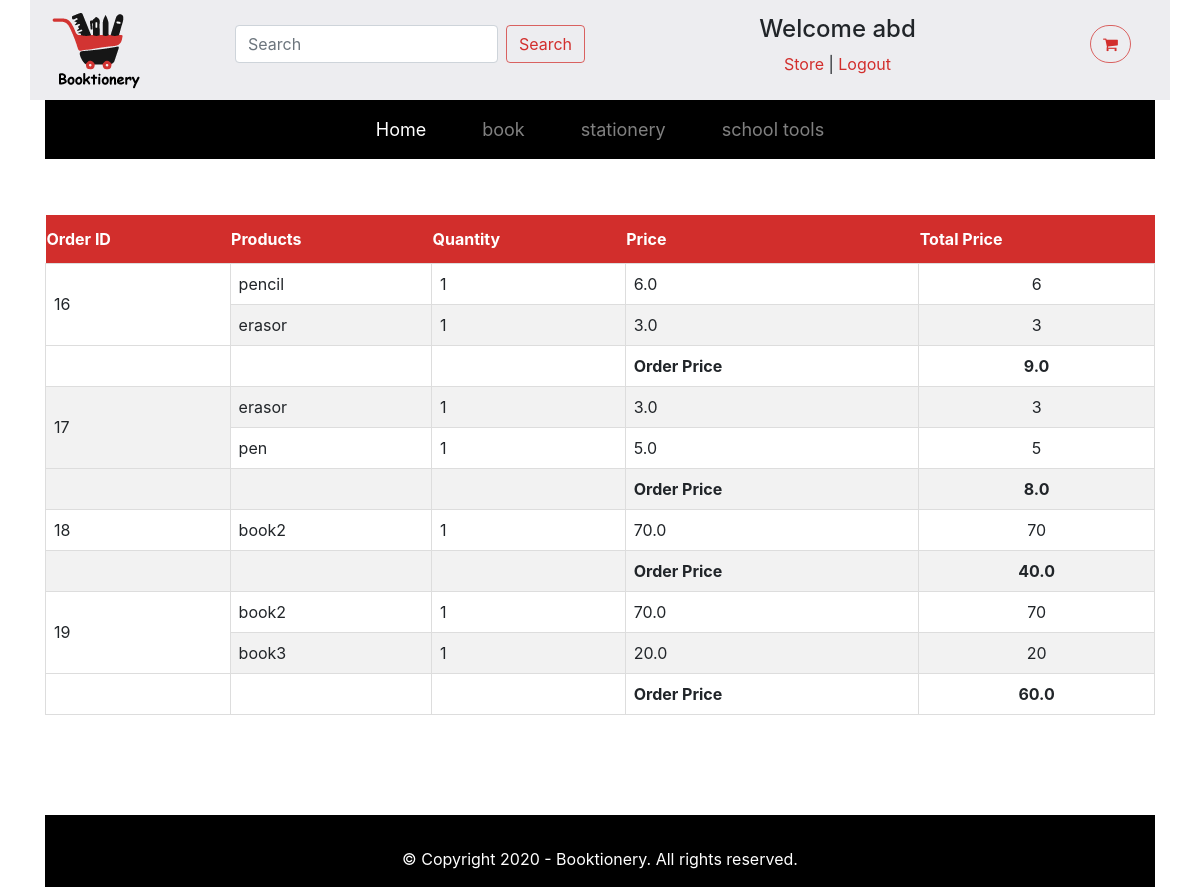
/1 (signed in), run on the app's committed database.
### booktioneryapp/models.py (models this page shows)
class Category(models.Model):
    name = models.CharField(max_length=255)
    created_at = models.DateTimeField(auto_now_add=True)
    updated_at = models.DateTimeField(auto_now=True)

class Order(models.Model):
    user = models.ForeignKey(User, related_name="user_orders", on_delete = models.CASCADE)
    created_at = models.DateTimeField(auto_now_add=True)
    updated_at = models.DateTimeField(auto_now=True)
    total_price = models.FloatField(null=True)

class Cart(models.Model):
    user = models.ForeignKey(User, related_name="user_cart", on_delete = models.CASCADE)
    product = models.ForeignKey(Product, related_name="product_cart", on_delete = models.CASCADE)
    order = models.ForeignKey(Order, related_name="order_cart",null=True, on_delete = models.CASCADE)
    quantity=models.DecimalField(decimal_places=0, max_digits=2)
    deleted = models.DecimalField(decimal_places=0, max_digits=1)
    created_at = models.DateTimeField(auto_now_add=True)
    updated_at = models.DateTimeField(auto_now=True)

class Product(models.Model):
    name = models.CharField(max_length=255)
    description = models.TextField()
    price = models.FloatField()
    cat= models.ForeignKey(Category, related_name="Category_products", on_delete = models.CASCADE)
    available_quantity = models.IntegerField()
    img = models.CharField(max_length=255)
    updated_at = models.DateTimeField(auto_now=True)

### booktioneryapp/views.py (the view)
# urls.py: path('<int:id>',views.user_profile ),
def user_profile(request,id):
    category_list = models.all_categorys()
    user_orders = models.user_orders(id)
    if 'user_id' in request.session:
        context = {
            'first_name':request.session['first_name'],
            'last_name':request.session['last_name'],
            'user_id':request.session['user_id'],
            'categorys':category_list,
            'user_orders':user_orders,
            'pos':'my_profile',
        }
        return render(request,'user.html',context)

### booktioneryapp/models.py (called while the page is built)
def user_orders(user_id):
    user = User.objects.get(id=user_id)
    orders = user.user_orders.all()
    return orders

def all_categorys():
    category_list = Category.objects.all()
    return category_list

### booktioneryapp/templates/user.html (shortened to what this page needs)
{% include "header/header_s2.html" %}
<!DOCTYPE html>
<html lang="en">
<head>
    <link rel="stylesheet" href="https://stackpath.bootstrapcdn.com/bootstrap/4.1.3/css/bootstrap.min.css">
    {% load static %}
    <link rel="stylesheet" href="{% static 'css/style.css' %}" />
</head>
<body>
  <div class="container">
    <table class="user_table">
          <tr>
            <th>Order ID</th>
            <th>Products</th>
            <th>Quantity</th>
            <th>Price</th>
            <th>Total Price</th>
          </tr>
        <tbody>
          {%for order in user_orders%}
          <tr>
            <td rowspan={{order.order_cart.all.count}}>{{order.id}}</td>{%for item in order.order_cart.all%}
            <td>{{item.product.name}}</td><td>{{item.quantity}}</td><td>{{item.product.price}}</td><td>{% widthratio item.product.price 1 item.quantity%}</td>
          </tr>
          {%endfor%}
          <tr><td></td><td></td><td></td><td><b>Order Price</b></td><td><b>{{order.total_price}}</b></td></tr>
          {%endfor%}
        </tbody>
      </table>
    </div>
    {% include "footer/footer.html" %}
</body>
</html>

### booktioneryapp/templates/header/header_s2.html (shortened to what this page needs)
<!DOCTYPE html>
<html lang="en">
    <head>
        {% load static %}
        <link href="https://cdn.jsdelivr.net/npm/bootstrap@5.0.0-beta1/dist/css/bootstrap.min.css" rel="stylesheet"
>
        <link rel="stylesheet" href="https://cdnjs.cloudflare.com/ajax/libs/font-awesome/4.7.0/css/font-awesome.min.css">
        <link rel="stylesheet" href="{% static 'css/header.css' %}">
        <link rel="stylesheet" href="//code.jquery.com/ui/1.12.1/themes/base/jquery-ui.css">
        <link rel="stylesheet" href="https://maxcdn.bootstrapcdn.com/bootstrap/4.5.2/css/bootstrap.min.css">
    </head>
<body>
    <div class="container">
        <div class="row space-between header">
            <div class="logo-img col-lg-2 ">
                <img src="{% static 'img/logo.png' %}" alt="booktionery logo">
            </div>
            <div class="search col-lg-4">
                <form class="d-flex" action="/search" method="POST">
                    <input name="product" id="product" class="form-control me-2 product" type="search"
                        placeholder="Search" aria-label="Search">
                    <button class="btn btn-outline-success" type="submit">Search</button>
                </form>
            </div>
            <div class="col-lg-5 space-between">
                {% if user_id and pos == 'my_profile' %}
                <div class="center">
                    <h4>Welcome {{first_name}}</h4>
                    <a class="anchor" href="/success">Store</a> | <a class="anchor" href="/logout">Logout</a>
                </div>
                {% endif %}
            </div>
            <div class="col-lg-1">
                <form action="" method="POST">
                    <a class="btn btn-outline-success btn-m btn-border cart" href="/cart/{{user_id}}"><i class="fa fa-shopping-cart" aria-hidden="true"></i> {{request.session.cart}}</a>
                </form>
            </div>
        </div>
        <nav class="navbar navbar-expand-lg navbar-dark">
            <div class="container-fluid">
                <div class="collapse navbar-collapse space-around" id="navbarNavDropdown">
                    <ul class="navbar-nav navbar-dark">
                        <li class="nav-item">
                            {% if user_id %}
                            <a class="nav-link active" aria-current="page" href="/success">Home</a>
                            {% endif %}
                        </li>
                        {% for category in categorys %}
                        {% if category.name != 'school_tools' %}
                        <li class="nav-item">
                            {% if user_id %}
                            <a class="nav-link" href="/success/products/{{category.name}}">{{category.name}}</a>
                            {% endif %}
                        </li>
                        {% endif %}
                        {% if category.name == 'school_tools' %}
                        <li class="nav-item">
                            {% if user_id %}
                            <a class="nav-link" href="/success/products/{{category.name}}">school tools</a>
                            {% endif %}
                        </li>
                        {% endif %}
                        {% endfor %}
                    </ul>
                </div>
            </div>
        </nav>
    </div>
</body>
</html>

### booktioneryapp/static/css/header.css (style rules this page uses)
body { background-color:#ededf0; font-family: cursive; }
.header { background-color: #ededf0; }
.search { margin-top: 25px; }
.btn-m { margin-top: 25px; }
.btn-border { border-radius: 35px !important; }
.space-between { justify-content: space-between !important; }
.space-around { justify-content: space-around !important; }
.btn-outline-success { color: #d22e2c !important; border-color: #d22f2cbb !important; }
.navbar-nav .nav-item { margin: 0px 20px !important; font-size: large; }
.navbar-expand-lg { background-color: black !important; }
.anchor { color: #d22e2c !important; text-decoration: none; }
.center { text-align: center; margin-top: 15px; }

### booktioneryapp/static/css/style.css (style rules this page uses)
body { background-color:#ededf0; font-family: cursive; }
.user_table { margin-top: 5%; border-collapse: collapse; width: 100%; }
.user_table td, #customers th { border: 1px solid #ddd; padding: 8px; }
.user_table tr:nth-child(even) { background-color: #f2f2f2; }
.user_table th { padding-top: 12px; padding-bottom: 12px; text-align: left; background-color: #d22e2c; color: white; }
.user_table td:last-child { text-align:center; }
.btn-outline-success { color: #d22e2c !important; border-color: #d22f2cbb !important; }

### data on the page
Category: name "book"
Category: name "stationery"
Order: id "16", total_price "9.0"
Cart: product.name "pencil", quantity "1", product.price "6.0", product+quantity "6"
Cart: product.name "erasor", quantity "1", product.price "3.0", product+quantity "3"
Order: id "17", total_price "8.0"
Cart: product.name "erasor", quantity "1", product.price "3.0", product+quantity "3"
Cart: product.name "pen", quantity "1", product.price "5.0", product+quantity "5"
Order: id "18", total_price "40.0"
Cart: product.name "book2", quantity "1", product.price "70.0", product+quantity "70"
Order: id "19", total_price "60.0"
Cart: product.name "book2", quantity "1", product.price "70.0", product+quantity "70"
Cart: product.name "book3", quantity "1", product.price "20.0", product+quantity "20"

### other printed values
{{ first_name }} "abd"
